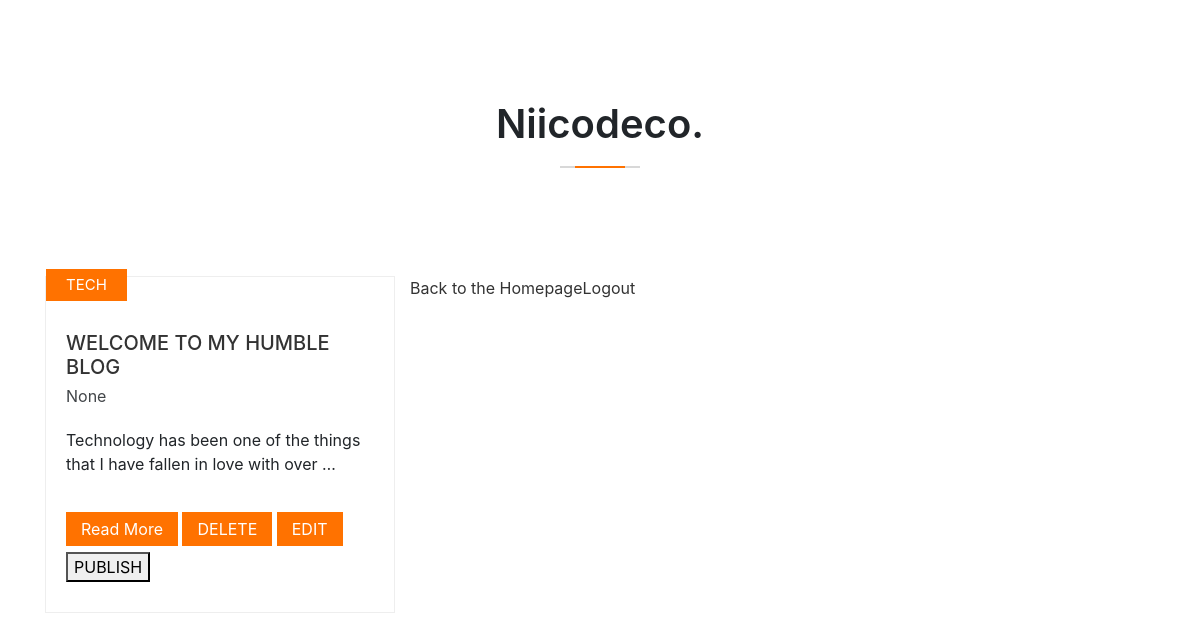
The page /niicode/blog/ on the database as committed earlier.
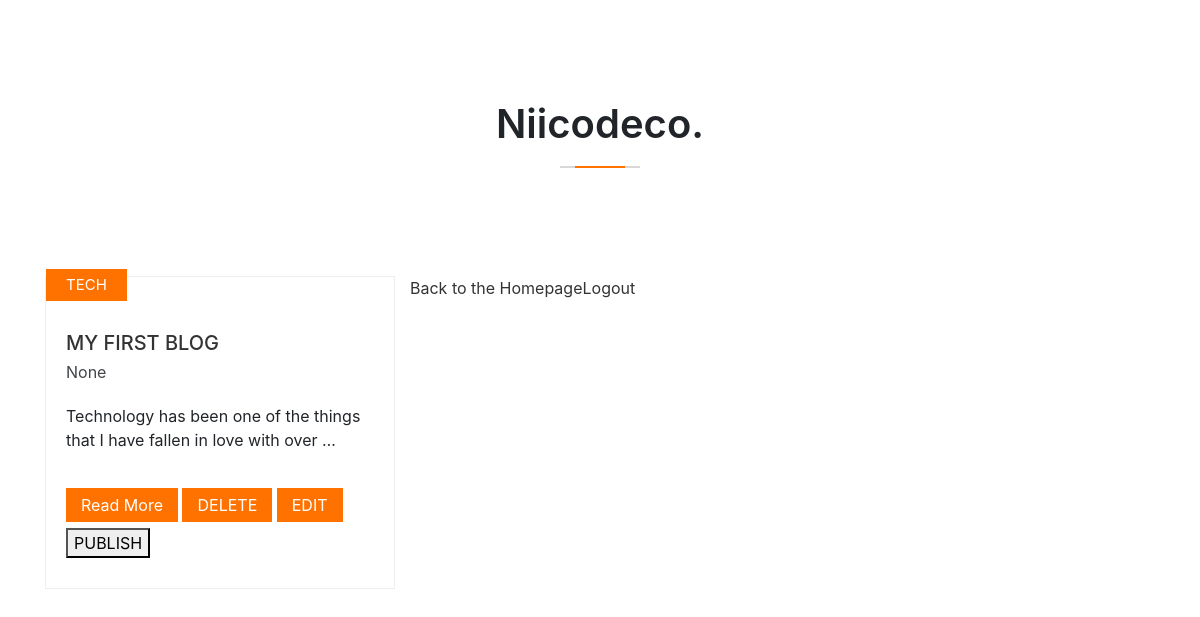
The same page on the database as committed later.
### niicodeCo/models.py (models this page shows, shortened)
class Post(models.Model):
    title = models.CharField(max_length=200)
    category = models.CharField(max_length=200)
    content = models.TextField()
    published_date = models.DateTimeField(blank=True, null=True)
    class Meta:
        ordering = ('-published_date', )

### niicodeCo/views.py (the view)
# urls.py: path('blog/', blog),
def blog(request):
    posts = Post.objects.all()
    return render(request, 'niicodeCo/blog.html', {'mycontent': posts})

### niicodeCo/templates/niicodeCo/blog.html (shortened to what this page needs)
<!doctype html>
<html class="no-js" lang="">
    <head>
<link href="https://maxcdn.bootstrapcdn.com/bootstrap/4.1.1/css/bootstrap.min.css" rel="stylesheet" id="bootstrap-css">
</head>
<body>
    <section class="blog-me pt-100 pb-100" id="blog">
         <div class="container">
            <div class="row">
               <div class="col-xl-6 mx-auto text-center">
                  <div class="section-title mb-100">
                     <h4>niicodeco. {{user.get_full_name}}</h4>
                  </div>
               </div>
            </div>
            <div class="row">
{% for item in mycontent %}
               <div class="col-lg-4 col-md-6">
                  <div class="single-blog">
                     <div class="blog-img">
                        <div class="post-category">
                           <a href="#">{{item.category}}</a>
                        </div>
                     </div>
                     <div class="blog-content">
                        <div class="blog-title">
                           <h4><a href="#">{{item.title}}</a></h4>
                           <div class="meta">
                              <ul>
                                 <li>{{item.published_date}}</li>
                              </ul>
                           </div>
                        </div>
                        <p>{{item.content|truncatewords:"15"}}</p>
                        <a href="/niicode/posts/{{item.id}}/" class="box_btn">read more</a>
                        <a href="/niicode/delete_post/{{item.id}}/" class="box_btn">DELETE</a>
                        <a href="/niicode/edit_post/{{item.id}}/" class="box_btn">EDIT</a>
                     {% if item.is_published %}
                        <form method="POST" action="/niicode/unpublish_post/{{item.id}}/" class="post-form"> {% csrf_token %}
                            <button type='submit' class="box_btn">UNPUBLISH</button>
                        </form>
                     {% else %}
                         <form method="POST" action="/niicode/publish_post/{{item.id}}/" class="post-form"> {% csrf_token %}
                             <button type='submit' class="box_btn">PUBLISH</button>
                         </form>
                     {% endif %}
                     </div>
                  </div>
               </div>
{% endfor %}
         <br>     <br>
<center><a href='/'>Back to the Homepage  </a> </center>
<a href="/users/logout/" class="box_btn">Logout</a>
            </div>
         </div>
      </section>
</body>
</html>

### niicodeCo/templates/niicodeCo/blog.html (style rules this page uses)
.pb-100 { padding-bottom: 100px; }
.pt-100 { padding-top: 100px; }
.mb-100 { margin-bottom: 100px; }
a { text-decoration: none; color: #333; -webkit-transition: .4s; transition: .4s; }
.section-title { position: relative; }
.section-title h4 { font-size: 40px; font-weight: 600; text-transform: capitalize; position: relative; padding-bottom: 20px; display: inline-block; }
.section-title h4::before { position: absolute; content: ""; width: 80px; height: 2px; background-color: #d8d8d8; bottom: 0; left: 50%; margin-left: -40px; }
.section-title h4::after { position: absolute; content: ""; width: 50px; height: 2px; background-color: #FF7200; left: 0; bottom: 0; left: 50%; margin-left: -25px; }
.blog-img { position: relative; }
.post-category a { display: inline-block; background-color: #FF7200; color: #fff; font-size: 15px; padding: 5px 20px; }
.post-category { position: absolute; left: 0; bottom: 0; }
.blog-content { padding: 30px 20px; }
.single-blog { border: 1px solid #eee; }
.blog-title h4 { font-size: 20px; font-weight: 500; margin-bottom: 5px; }
.meta ul { margin: 0; padding: 0; list-style: none; }
.meta { margin-bottom: 20px; opacity: .85; -ms-filter: "progid:DXImageTransform.Microsoft.Alpha(Opacity=85)"; }
.blog-content a.box_btn { display: inline-block; background-color: #FF7200; padding: 5px 15px; color: #fff; text-transform: capitalize; margin-top: 20px; }
a.box_btn::before { position: absolute; content: ""; width: 100%; height: 100%; background-color: #CC5B00; left: -100%; top: 0; -webkit-transition: .5s; transition: .5s; z-index: -1; }
a.box_btn { overflow: hidden; z-index: 2; -webkit-transition: .5s; transition: .5s; position: relative; text-decoration:none; }

Rows that differ between the two databases and show on the page:
changed Post "None": title "WELCOME TO MY HUMBLE BLOG" → "MY FIRST BLOG"
